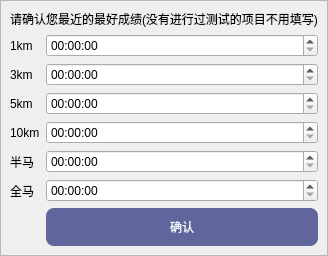
         <widget class="QWidget" name="page_forecast_1">
          <layout class="QVBoxLayout" name="verticalLayout_11">
           <property name="spacing">
            <number>0</number>
           </property>
           <property name="leftMargin">
            <number>0</number>
           </property>
           <property name="topMargin">
            <number>0</number>
           </property>
           <property name="rightMargin">
            <number>0</number>
           </property>
           <property name="bottomMargin">
            <number>0</number>
           </property>
           <item>
            <widget class="QFrame" name="frame_forecast">
             <property name="frameShape">
              <enum>QFrame::StyledPanel</enum>
             </property>
             <property name="frameShadow">
              <enum>QFrame::Raised</enum>
             </property>
             <layout class="QFormLayout" name="formLayout_2">
              <item row="0" column="0" colspan="2">
               <widget class="QLabel" name="label_tips">
                <property name="text">
                 <string>请确认您最近的最好成绩(没有进行过测试的项目不用填写)</string>
                </property>
               </widget>
              </item>
              <item row="1" column="0">
               <widget class="QLabel" name="label_1km">
                <property name="text">
                 <string>1km</string>
                </property>
               </widget>
              </item>
              <item row="1" column="1">
               <widget class="QTimeEdit" name="timeEdit_1km">
                <property name="displayFormat">
                 <string>hh:mm:ss</string>
                </property>
               </widget>
              </item>
              <item row="2" column="0">
               <widget class="QLabel" name="label_3km">
                <property name="text">
                 <string>3km</string>
                </property>
               </widget>
              </item>
              <item row="2" column="1">
               <widget class="QTimeEdit" name="timeEdit_3km">
                <property name="displayFormat">
                 <string>hh:mm:ss</string>
                </property>
               </widget>
              </item>
              <item row="3" column="0">
               <widget class="QLabel" name="label_5km">
                <property name="text">
                 <string>5km</string>
                </property>
               </widget>
              </item>
              <item row="3" column="1">
               <widget class="QTimeEdit" name="timeEdit_5km">
                <property name="displayFormat">
                 <string>hh:mm:ss</string>
                </property>
               </widget>
              </item>
              <item row="4" column="0">
               <widget class="QLabel" name="label_10km">
                <property name="text">
                 <string>10km</string>
                </property>
               </widget>
              </item>
              <item row="4" column="1">
               <widget class="QTimeEdit" name="timeEdit_10km">
                <property name="displayFormat">
                 <string>hh:mm:ss</string>
                </property>
               </widget>
              </item>
              <item row="5" column="0">
               <widget class="QLabel" name="label_halfMarathon">
                <property name="text">
                 <string>半马</string>
                </property>
               </widget>
              </item>
              <item row="5" column="1">
               <widget class="QTimeEdit" name="timeEdit_halfMarathon">
                <property name="displayFormat">
                 <string>hh:mm:ss</string>
                </property>
               </widget>
              </item>
              <item row="6" column="0">
               <widget class="QLabel" name="label_marathon">
                <property name="text">
                 <string>全马</string>
                </property>
               </widget>
              </item>
              <item row="6" column="1">
               <widget class="QTimeEdit" name="timeEdit_marathon">
                <property name="displayFormat">
                 <string>hh:mm:ss</string>
                </property>
               </widget>
              </item>
              <item row="7" column="1">
               <widget class="QPushButton" name="pushButton_forecast_confirm">
                <property name="styleSheet">
                 <string notr="true">QPushButton {
    color:rgb(242, 250, 253);
    border-radius: 8px;
    padding: 10px 15px;
}
QPushButton:pressed {
    background-color: #D8D8FA;
}

QPushButton {
   background-color:#60669B;
}

QPushButton:pressed {
    background-color: #B0E0E6;
}</string>
                </property>
                <property name="text">
                 <string>确认</string>
                </property>
               </widget>
              </item>
             </layout>
            </widget>
           </item>
          </layout>
         </widget>
